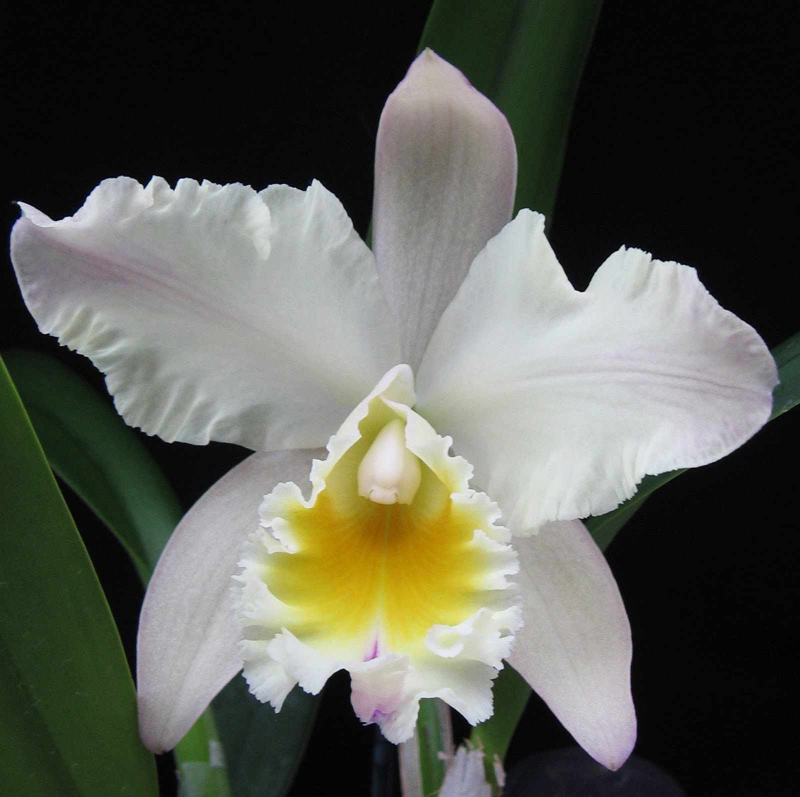
#> input picture LabAct4/Example 1/flower.jpg, 1600 x 1593 px (shown at 1/2 size)
$ python Lab4.1.py
#> lines starting #> are read from the running program, lines starting #| are printed output that depends on the picture
import cv2 as cv
import matplotlib.pyplot as plt

img = cv.imread('flower.jpg')
#> img is the input picture: shape (1593, 1600, 3); mean B, G, R 84.5, 93.8, 92
cvromg = cv.cvtColor(img, cv.COLOR_BGR2RGB)
omz = cvromg
zobel = cv.blur(omz, (3, 3))

# zobel x
zobelx = cv.Sobel(src=zobel, ddepth=cv.CV_64F, dx=1, dy=0, ksize=3)
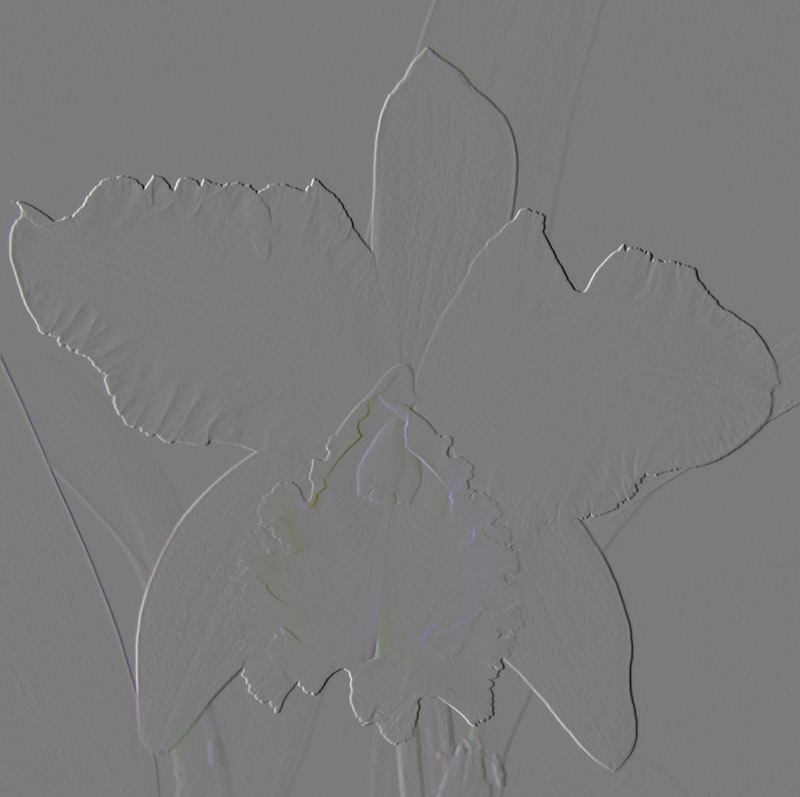
#> zobelx: shape (1593, 1600, 3) float64 (shown at 1/2 size); mean R, G, B -0.1, -0.1, 0; drawn with min black and max white
fltrd_zx = cv.convertScaleAbs(zobelx)
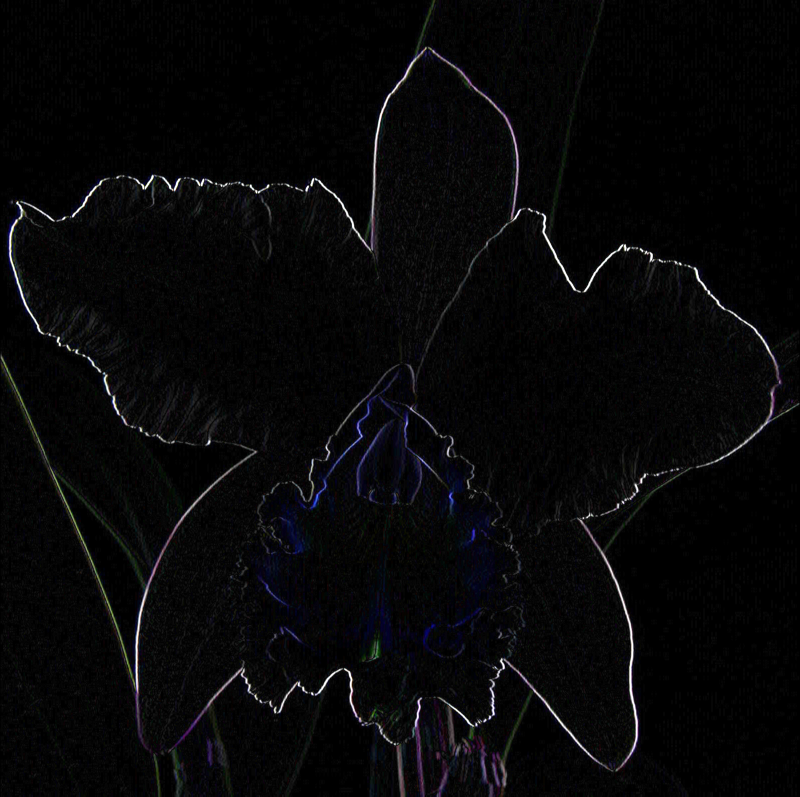
#> fltrd_zx: shape (1593, 1600, 3) (shown at 1/2 size); mean R, G, B 7.1, 7.1, 8

# zobel y
zobely = cv.Sobel(src=zobel, ddepth=cv.CV_64F, dx=0, dy=1, ksize=3)
fltrd_zy = cv.convertScaleAbs(zobely)
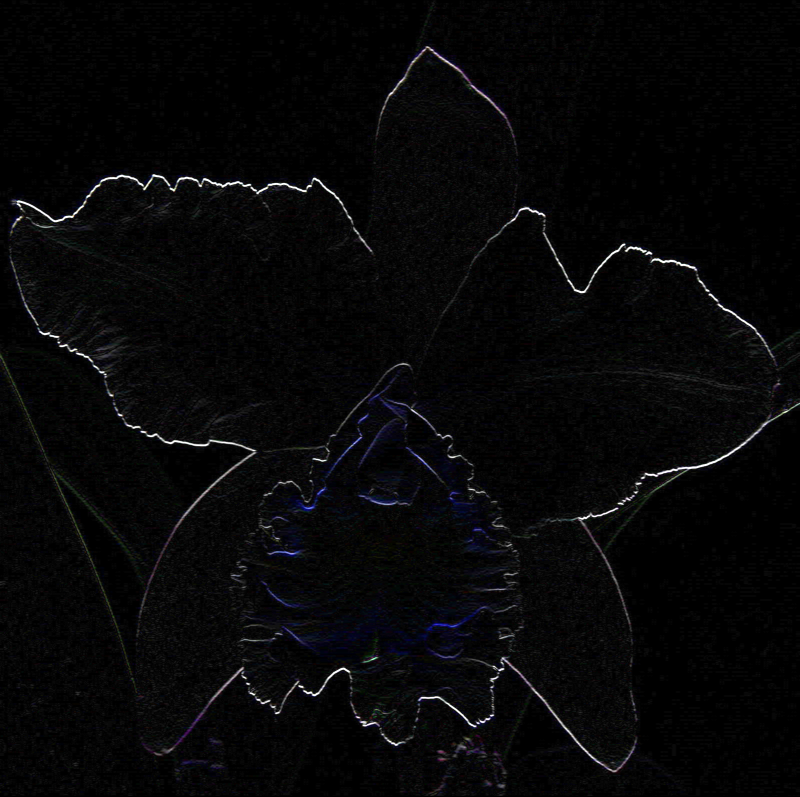
#> fltrd_zy: shape (1593, 1600, 3) (shown at 1/2 size); mean R, G, B 6.7, 6.7, 7.5

# zsobel xy
zobelxy = cv.Sobel(src=zobel, ddepth=cv.CV_64F, dx=1, dy=1, ksize=3)
fltrd_zxy = cv.convertScaleAbs(zobelxy)
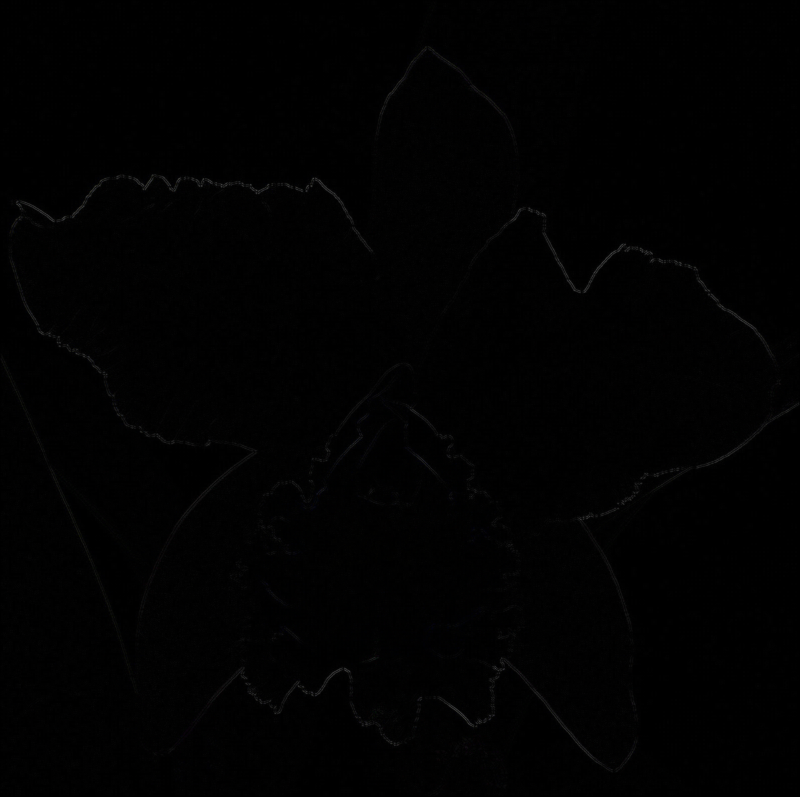
#> fltrd_zxy: shape (1593, 1600, 3) (shown at 1/2 size); mean R, G, B 1.2, 1.2, 1.2

# set figure size
plt.figure(figsize=(10, 5))

# show 1st image - sobel x
plt.subplot(221), plt.imshow(omz, cmap='gray'), plt.title('Original Image')
plt.axis('off')

# show 2nd image - sobel y
plt.subplot(222), plt.imshow(fltrd_zx, cmap='gray'), plt.title('Sobel X Image')
plt.axis('off')

# show 3rd image
plt.subplot(223), plt.imshow(fltrd_zy, cmap='gray'), plt.title('Sobel Y Image')
plt.axis('off')

# show 4th image - sobel xy
plt.subplot(224), plt.imshow(fltrd_zxy, cmap='gray'), plt.title('Sobel XY Image')
plt.axis('off')

#show the frame
plt.show()
